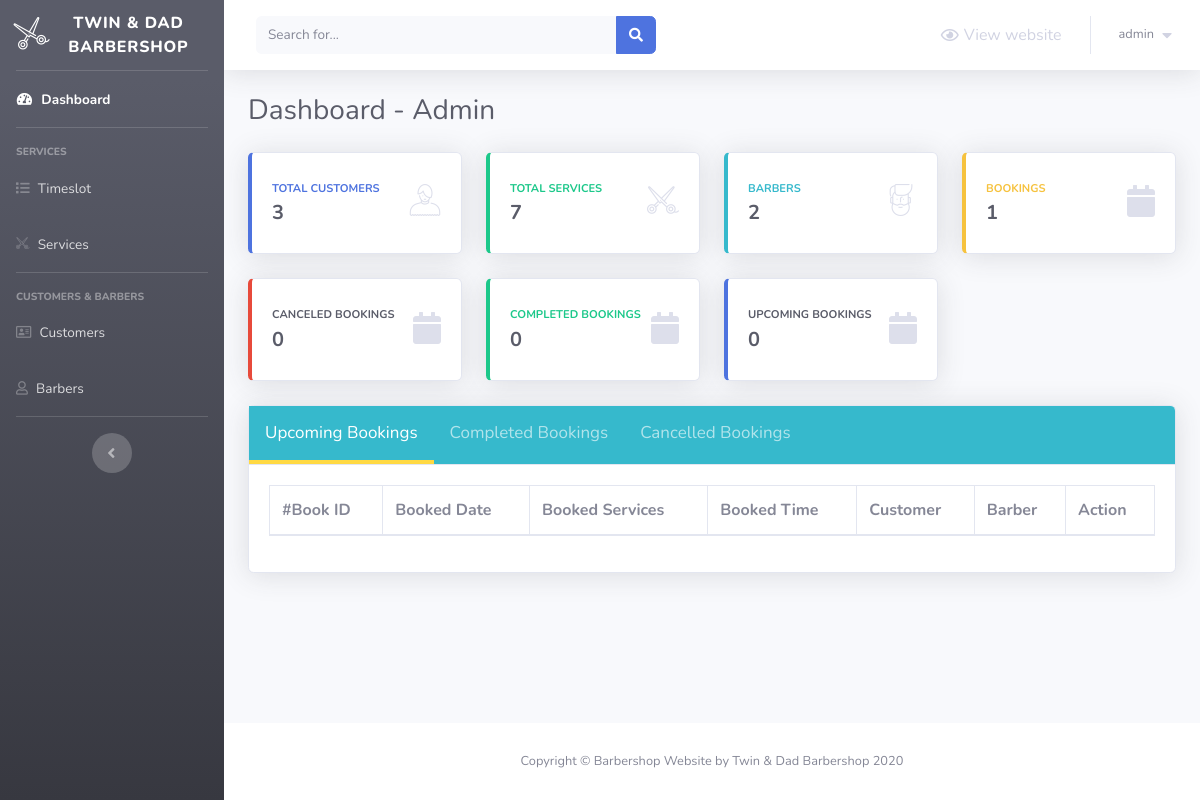
The page /barber-admin/index.php (signed in) on the database as committed earlier.
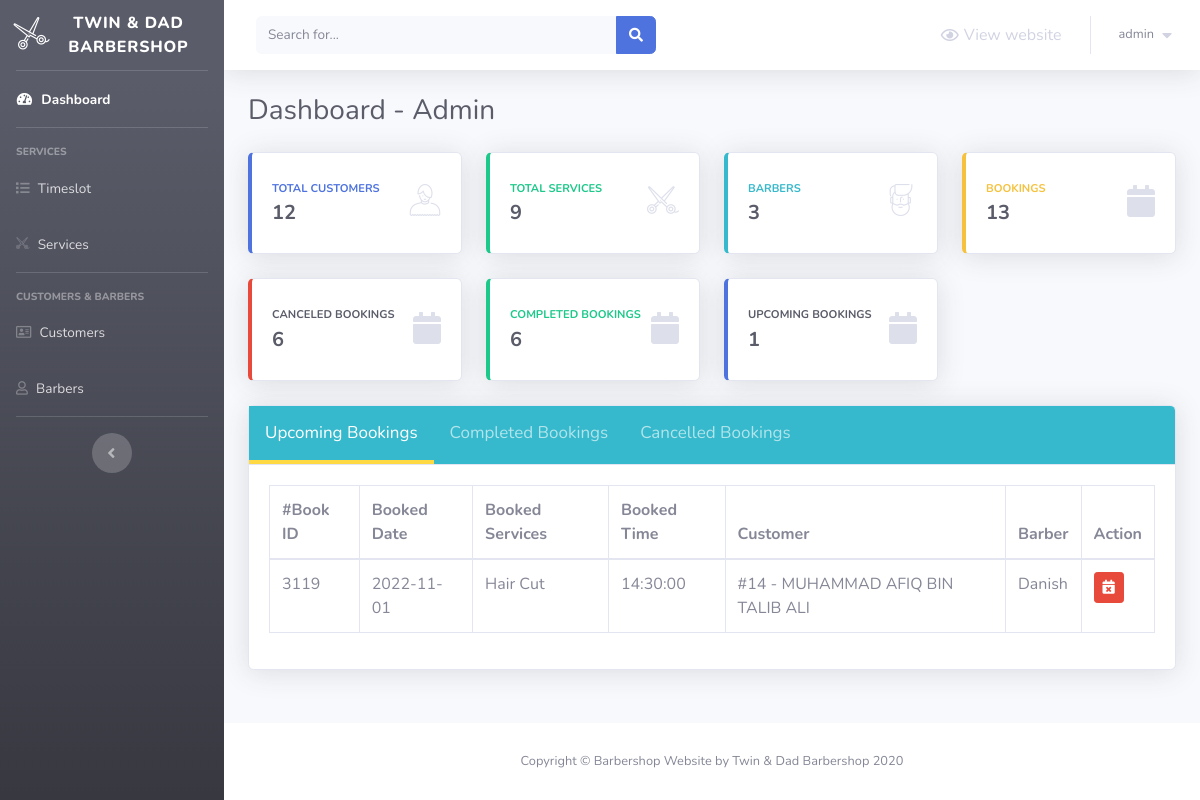
The same page on the database as committed later.
### tables this page shows
CREATE TABLE `bookings` (
  `book_id` int(11) NOT NULL,
  `book_date` date DEFAULT NULL,
  `book_time` time DEFAULT NULL,
  `status` varchar(255) DEFAULT NULL,
  `barber_id` int(11) DEFAULT NULL,
  `user_id` int(11) DEFAULT NULL,
  `service_id` int(11) DEFAULT NULL,
  `slot_id` int(11) DEFAULT NULL
);

CREATE TABLE `services` (
  `service_id` int(11) NOT NULL,
  `service_name` varchar(255) NOT NULL,
  `service_desc` varchar(255) NOT NULL,
  `service_price` decimal(6,2) NOT NULL,
  `service_duration` int(5) NOT NULL,
  `service_img` varchar(100) DEFAULT NULL
);

CREATE TABLE `slots` (
  `slot_id` int(11) NOT NULL,
  `time_slot` time NOT NULL,
  `date_slot` date DEFAULT NULL,
  `slot_status` varchar(255) NOT NULL,
  `barber_id` int(11) DEFAULT NULL
);

CREATE TABLE `users` (
  `user_id` int(11) NOT NULL,
  `name` varchar(255) NOT NULL,
  `email` varchar(255) NOT NULL,
  `phonenum` varchar(255) NOT NULL,
  `username` varchar(255) NOT NULL,
  `password` varchar(255) NOT NULL
);

CREATE TABLE `barbers` (
  `barber_id` int(11) NOT NULL,
  `barber_name` varchar(255) NOT NULL,
  `barber_phonenum` varchar(255) NOT NULL,
  `barber_email` varchar(255) NOT NULL,
  `barber_un` varchar(255) NOT NULL,
  `barber_password` varchar(255) NOT NULL
);

### barber-admin/Includes/functions/functions.php (called while the page is built, shortened)
<?php
	function countColumn ($column, $table) {
		@include 'connect.php';
		$sql = "SELECT COUNT($column) as count FROM $table";
		$result =mysqli_query($conn, $sql);
		while($row = mysqli_fetch_assoc($result)){
		return $row["count"];
		}
	}

### barber-admin/index.php (the view, shortened to what the changed rows need)
<?php
	if(isset($_SESSION['username_barbershop_Xw211qAAsq4']) && isset($_SESSION['password_barbershop_Xw211qAAsq4']))
	{
        include 'connect.php';
        include 'Includes/functions/functions.php';
        include 'Includes/templates/header.php';
?>
	<div class="container-fluid">
		<div class="d-sm-flex align-items-center justify-content-between mb-4">
			<h1 class="h3 mb-0 text-gray-800">Dashboard - Admin</h1>
		</div>
		<div class="row">
			<div class="col-xl-3 col-md-6 mb-4">
				<div class="card border-left-primary shadow h-100 py-2">
					<div class="card-body">
				  		<div class="row no-gutters align-items-center">
							<div class="col mr-2">
					  			<div class="text-xs font-weight-bold text-primary text-uppercase mb-1">
					  				Total Customers
					  			</div>
					  			<div class="h5 mb-0 font-weight-bold text-gray-800">
                                    <?php echo countColumn ("user_id", "users")?>
                                </div>
							</div>
							<div class="col-auto">
					  			<i class="bs bs-boy fa-2x text-gray-300"></i>
							</div>
				  		</div>
					</div>
			  	</div>
			</div>
			<div class="col-xl-3 col-md-6 mb-4">
				<div class="card border-left-success shadow h-100 py-2">
					<div class="card-body">
				  		<div class="row no-gutters align-items-center">
							<div class="col mr-2">
					  			<div class="text-xs font-weight-bold text-success text-uppercase mb-1">
					  				Total Services
					  			</div>
					  			<div class="h5 mb-0 font-weight-bold text-gray-800">
                                    <?php echo countColumn("service_id","services")?>
                                </div>
							</div>
							<div class="col-auto">
					  			<i class="bs bs-scissors-1 fa-2x text-gray-300"></i>
							</div>
				  		</div>
					</div>
			  	</div>
			</div>
			<div class="col-xl-3 col-md-6 mb-4">
				<div class="card border-left-info shadow h-100 py-2">
					<div class="card-body">
				  		<div class="row no-gutters align-items-center">
							<div class="col mr-2">
					  			<div class="text-xs font-weight-bold text-info text-uppercase mb-1">
					  				Barbers
					  			</div>
					  			<div class="row no-gutters align-items-center">
									<div class="col-auto">
						  				<div class="h5 mb-0 mr-3 font-weight-bold text-gray-800">
                                            <?php echo countColumn("barber_id","barbers")?>
                                        </div>
									</div>
					  			</div>
							</div>
							<div class="col-auto">
					  			<i class="bs bs-man fa-2x text-gray-300"></i>
							</div>
				  		</div>
					</div>
			  	</div>
			</div>
			<div class="col-xl-3 col-md-6 mb-4">
				<div class="card border-left-warning shadow h-100 py-2">
					<div class="card-body">
				  		<div class="row no-gutters align-items-center">
							<div class="col mr-2">
					  			<div class="text-xs font-weight-bold text-warning text-uppercase mb-1">
					  				Bookings
					  			</div>
					  			<div class="h5 mb-0 font-weight-bold text-gray-800">
                                    <?php echo countColumn("book_id","bookings")?>
                                </div>
							</div>
							<div class="col-auto">
					  			<i class="fas fa-calendar fa-2x text-gray-300"></i>
							</div>
				 		</div>
					</div>
			  	</div>
			</div>
            <div class="col-xl-3 col-md-6 mb-4">
				<div class="card border-left-danger shadow h-100 py-2">
					<div class="card-body">
				  		<div class="row no-gutters align-items-center">
							<div class="col mr-2">
					  			<div class="text-xs font-weight-bold text-dark text-uppercase mb-1">
					  				Canceled Bookings
					  			</div>
					  			<div class="h5 mb-0 font-weight-bold text-gray-800">
                                    <?php
                                        $sql = "SELECT COUNT(book_id) as count FROM bookings WHERE status='cancel'";
                                        $result =mysqli_query($conn, $sql);
                                            while($row = mysqli_fetch_assoc($result)){
                                            echo $row["count"];
                                        }
                                    ?>
                                </div>
							</div>
							<div class="col-auto">
					  			<i class="fas fa-calendar fa-2x text-gray-300"></i>
							</div>
				 		</div>
					</div>
			  	</div>
			</div>
            <div class="col-xl-3 col-md-6 mb-4">
				<div class="card border-left-success shadow h-100 py-2">
					<div class="card-body">
				  		<div class="row no-gutters align-items-center">
							<div class="col mr-2">
					  			<div class="text-xs font-weight-bold text-success text-uppercase mb-1">
					  				Completed Bookings
					  			</div>
					  			<div class="h5 mb-0 font-weight-bold text-gray-800">
                                    <?php
                                        $sql = "SELECT COUNT(book_id) as count FROM bookings WHERE status='completed'";
                                        $result =mysqli_query($conn, $sql);
                                            while($row = mysqli_fetch_assoc($result)){
                                            echo $row["count"];
                                        }
                                    ?>
                                </div>
							</div>
							<div class="col-auto">
					  			<i class="fas fa-calendar fa-2x text-gray-300"></i>
							</div>
				 		</div>
					</div>
			  	</div>
			</div>
            <div class="col-xl-3 col-md-6 mb-4">
				<div class="card border-left-primary shadow h-100 py-2">
					<div class="card-body">
				  		<div class="row no-gutters align-items-center">
							<div class="col mr-2">
					  			<div class="text-xs font-weight-bold text-dark text-uppercase mb-1">
					  				Upcoming Bookings
					  			</div>
					  			<div class="h5 mb-0 font-weight-bold text-gray-800">
                                    <?php
                                        $sql = "SELECT COUNT(book_id) as count FROM bookings WHERE status='uncompleted'";
                                        $result =mysqli_query($conn, $sql);
                                            while($row = mysqli_fetch_assoc($result)){
                                            echo $row["count"];
                                        }
                                    ?>
                                </div>
							</div>
							<div class="col-auto">
					  			<i class="fas fa-calendar fa-2x text-gray-300"></i>
							</div>
				 		</div>
					</div>
			  	</div>
			</div>
		</div>
        <div class="card shadow mb-4">
            <div class="card-header tab" style="padding: 0px !important;background: #36b9cc!important">
            	<button class="tablinks active" onclick="openTab(event, 'all')">
            		Upcoming Bookings
            	</button>
                <button class="tablinks" onclick="openTab(event, 'completed')">
                	Completed Bookings
                </button>
                <button class="tablinks" onclick="openTab(event, 'canceled')">
                	Cancelled Bookings
                </button>
            </div>
            <div class="card-body">
            	<div class="table-responsive">
                	<table class="table table-bordered tabcontent" id="all" style="display:table" width="100%" cellspacing="0">
                  		<thead>
                                <tr>
                                    <th>
                                        #Book ID
                                    </th>
                                    <th>
                                        Booked Date
                                    </th>
                                    <th>
                                        Booked Services
                                    </th>
                                    <th>
                                        Booked Time
                                    </th>
                                    <th>
                                        Customer
                                    </th>
                                    <th>
                                        Barber
                                    </th>
                                    <th>
                                        Action
                                    </th>
                                </tr>
                        </thead>
                            <tbody>
                                <?php
									$sql = "SELECT s.*, b.*, br.*, u.*, sl.*
                                    FROM services s
                                    INNER JOIN bookings b
                                    ON s.service_id = b.service_id
                                    INNER JOIN barbers br
                                    ON br.barber_id = b.barber_id
                                    INNER JOIN users u
                                    ON u.user_id = b.user_id
                                    JOIN slots sl
                                    ON b.slot_id = sl.slot_id
									WHERE status='uncompleted'";
									$result = mysqli_query($conn, $sql);
									$rows = mysqli_fetch_all($result, MYSQLI_ASSOC);
									foreach($rows as $booking)
                                    {
										echo "<tr>";
                                            echo "<td>";
                                                echo $booking['book_id'];
                                            echo "</td>";
                                            echo "<td>";
                                                echo $booking['book_date'];
                                            echo "</td>";
                                            echo "<td>";
                                                echo $booking['service_name'];
                                            echo "</td>";
                                            echo "<td>";
                                                echo $booking['time_slot'];
                                            echo "</td>";
                                            echo "<td>";
                                                echo " #";
                                                echo $booking['user_id'];
                                                echo " - ";
                                                echo $booking['name'];
                                            echo "</td>";
                                            echo "<td>";
                                                echo $booking['barber_name'];
                                            echo "</td>";
								?>
                                            <td>
                                                <ul class="list-inline m-0">
                                                    <li class="list-inline-item" data-toggle="tooltip" title="Cancel Booking">
                                                        <button class="btn btn-danger btn-sm rounded-3" type="button" data-toggle="modal" data-target="#" data-placement="top">
															<a href="booking-delete.php?book_id=<?php echo $booking['book_id']; ?> " style="color: white;">
																<i class="fas fa-calendar-times"></i>
															</a>
                                                        </button>
                                                    </li>
                                                </ul>
                                            </td>
                                        </tr>
										<?php } ?>
                            </tbody>
                		</table>
              	</div>
            </div>
        </div>
	</div>
<?php
		include 'Includes/templates/footer.php';
	}
	else
    {
    	header('Location: login.php');
        exit();
    }
?>

Rows that differ between the two databases and show on the page:
added bookings: book_id "3119", book_date "2022-11-01", service.service_name "Hair Cut", slot.time_slot "14:30:00", user.user_id "14", user.name "MUHAMMAD AFIQ BIN TALIB ALI", barber.barber_name "Danish"
Other text that changed with them:
countColumn ("user_id", "users"): "3" → "12"
countColumn("service_id","services"): "7" → "9"
countColumn("barber_id","barbers"): "2" → "3"
countColumn("book_id","bookings"): "1" → "13"
new list line: "6"
new list line: "1"
list line gone: "0"
